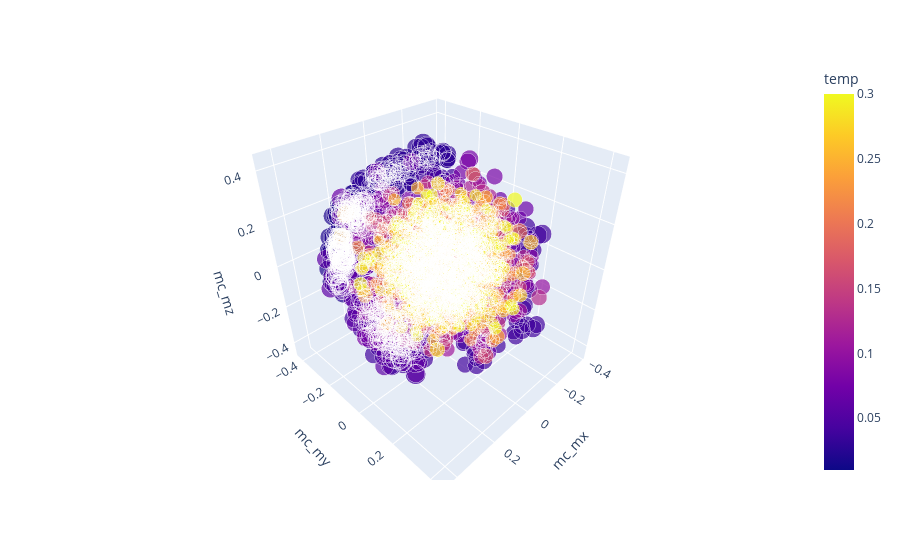

The code cell stored with this chart in its notebook:
### Code cell
fig = px.scatter_3d(df_mc, x='mc_mx', y='mc_my',
                    z='mc_mz', size='mc_m2', color='temp')
fig.show()

### Figure 1 — Plotly figure (JSON) as saved in the notebook; plotly's stock layout.template omitted (floating-point values rounded to 4 significant figures; data arrays with more than 128 entries replaced by an {"elided": "..."} marker saying what was removed)
{"data": [{"hovertemplate": "mc_mx=%{x}<br>mc_my=%{y}<br>mc_mz=%{z}<br>mc_m2=%{marker.size}<br>temp=%{marker.color}<extra></extra>", "legendgroup": "", "marker": {"color": {"elided": "6000 float values"}, "coloraxis": "coloraxis", "size": {"elided": "6000 float values"}, "sizemode": "area", "sizeref": 0.000627, "symbol": "circle"}, "mode": "markers", "name": "", "scene": "scene", "showlegend": false, "type": "scatter3d", "x": {"elided": "6000 float values"}, "y": {"elided": "6000 float values"}, "z": {"elided": "6000 float values"}}], "layout": {"coloraxis": {"colorbar": {"title": {"text": "temp"}}, "colorscale": [[0, "#0d0887"], [0.1111, "#46039f"], [0.2222, "#7201a8"], [0.3333, "#9c179e"], [0.4444, "#bd3786"], [0.5556, "#d8576b"], [0.6667, "#ed7953"], [0.7778, "#fb9f3a"], [0.8889, "#fdca26"], [1, "#f0f921"]]}, "legend": {"itemsizing": "constant", "tracegroupgap": 0}, "margin": {"t": 60}, "scene": {"domain": {"x": [0, 1], "y": [0, 1]}, "xaxis": {"title": {"text": "mc_mx"}}, "yaxis": {"title": {"text": "mc_my"}}, "zaxis": {"title": {"text": "mc_mz"}}}}}
